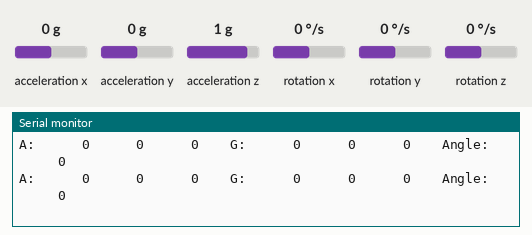
Simulated run of this sketch. Board: Arduino Uno, built with avr-gcc and run on an emulated ATmega328P. Parts: the last lines printed to the serial monitor. The test bench sets the inputs (shaded band); at power-on: acceleration x 0 g, acceleration y 0 g, acceleration z 1 g, rotation x 0 °/s, rotation y 0 °/s, rotation z 0 °/s.

Above: at 1.2 s.
1.3 s: acceleration x set to -1.4 g
At 1.35 s:
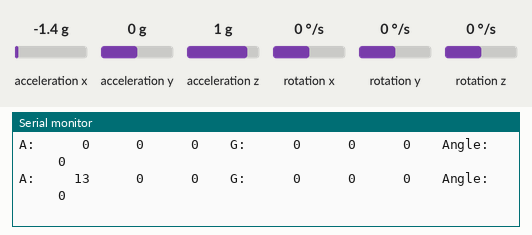
3.2 s: acceleration y set to -1.4 g
At 3.27 s:
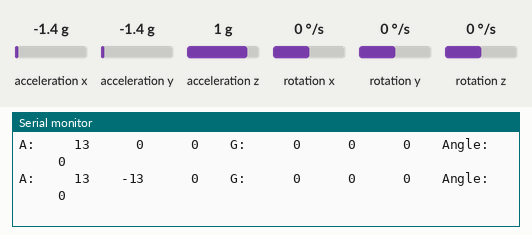
5.1 s: acceleration z set to 1.4 g
At 5.18 s:
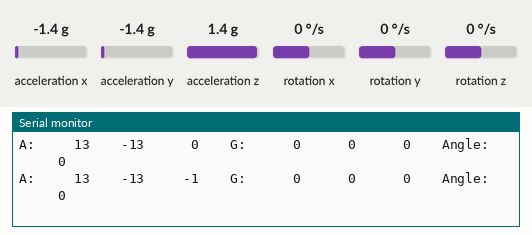
7.1 s: rotation x set to -192 °/s
At 7.2 s:
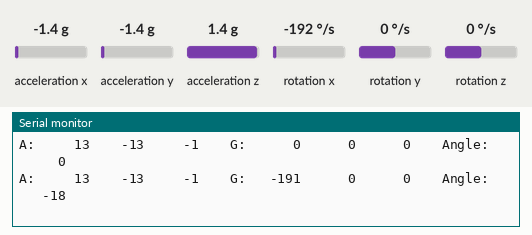
8.8 s: rotation y set to -192 °/s
At 8.9 s:
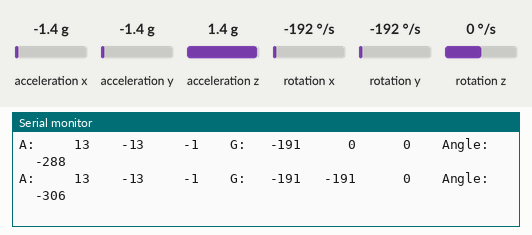
10.5 s: rotation z set to -192 °/s
At 10.71 s:
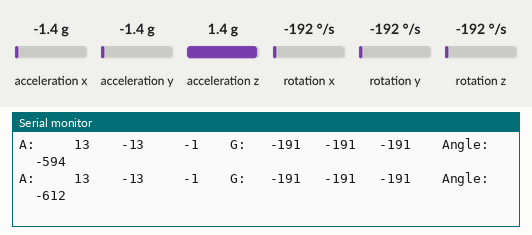

The sketch:

imu_test.ino
```cpp
/*
  The sensor outputs provided by the library are the raw
  16-bit values obtained by concatenating the 8-bit high and
  low accelerometer and gyro data registers. They can be
  converted to units of g and dps (degrees per second) using
  the conversion factors specified in the datasheet for your
  particular device and full scale setting (gain).

  Example: An LSM6DS33 gives an accelerometer Z axis reading
  of 16276 with its default full scale setting of +/- 2 g. The
  LA_So specification in the LSM6DS33 datasheet (page 11)
  states a conversion factor of 0.061 mg/LSB (least
  significant bit) at this FS setting, so the raw reading of
  16276 corresponds to 16276 * 0.061 = 992.8 mg = 0.9928 g.
*/

#include <Wire.h>
#include <LSM6.h>

LSM6 imu;

int test = 1;
char report[80];
char calib[32];
float accel_x_offset, accel_y_offset, accel_z_offset;
float gyro_x_offset, gyro_y_offset, gyro_z_offset;
float dt;
float roll_angle = 0.0;
uint32_t prev_t, curr_t;


void calibrate_gyro() {

  float xsum = 0;
  float ysum = 0;
  float zsum = 0;
  int calibration_const = 3000;

  imu.read();

  for (int i = 0; i < calibration_const; i++) {
    xsum += imu.g.x * 0.00875;
    ysum += imu.g.y * 0.00875;
    zsum += imu.g.z * 0.00875;
  }
  gyro_x_offset = xsum / calibration_const;
  gyro_y_offset = ysum / calibration_const;
  gyro_z_offset = zsum / calibration_const;


}

void calibrate_accel() {

  float xsum = 0;
  float ysum = 0;
  float zsum = 0;
  int calibration_const = 3000;

  imu.read();

  for (int i = 0; i < calibration_const; i++) {
    xsum += imu.a.x * 0.061;
    ysum += imu.a.y * 0.061;
    zsum += imu.a.z * 0.061;
  }
  accel_x_offset = xsum / calibration_const;
  accel_y_offset = ysum / calibration_const;
  accel_z_offset = zsum / calibration_const;

  snprintf(calib, sizeof(calib), "\n\n%7d, %7d, %7d\n\n", accel_x_offset, accel_y_offset, accel_z_offset);
  Serial.println(calib);

}


void setup()
{
  Serial.begin(9600);
  Wire.begin();

  if (!imu.init())
  {
    Serial.println("Failed to detect and initialize IMU!");
    while (1);
  }
  imu.enableDefault();
  calibrate_gyro();
  //calibrate_accel();
  accel_x_offset = accel_y_offset = accel_z_offset = 0;
  curr_t = micros();
}

void loop()
{
  imu.read();

  float gx = (imu.g.x * 0.00875) - gyro_x_offset;
  float gy = (imu.g.y * 0.00875) - gyro_y_offset;
  float gz = (imu.g.z * 0.00875) - gyro_z_offset;

  float ax = (imu.a.x * -0.00061) - accel_x_offset;
  float ay = (imu.a.y * 0.00061) - accel_y_offset;
  float az = (imu.a.z * -0.000061) - accel_z_offset;

  prev_t = curr_t;
  curr_t = micros();
  dt = (curr_t - prev_t) * 0.0001;

  //Serial.println("--------------------------");
  if (test) {
    test = 0;
  }
  else {
    roll_angle += gx / dt;
  }
  /*
    Serial.println(roll_angle);
    Serial.println(gx);
    Serial.println();
  */


  snprintf(report, sizeof(report), "A: %6d %6d %6d    G: %6d %6d %6d    Angle: %6d",
           (int)ax, (int)ay, (int)az,
           (int)gx, (int)gy, (int)gz,
           (int)roll_angle);
  Serial.println(report);

  delay(100);

}
```

Measured:
- after the input at 1.3 s, the serial monitor: prints a new line after 0.05 s (image 1)
- after the input at 3.2 s, the serial monitor: prints a new line after 0.06 s (image 2)
- after the input at 5.1 s, the serial monitor: prints a new line after 0.08 s (image 3)
- after the input at 7.1 s, the serial monitor: prints a new line after 0.10 s (image 4)
- after the input at 8.8 s, the serial monitor: prints a new line after 0.10 s (image 5)
- after the input at 10.5 s, the serial monitor: prints a new line after 0.10 s (image 6)
